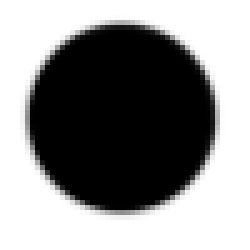
#> input picture img1.png, 50 x 50 px (shown 5 times larger)
$ python Main.py img1.png   (Python 2 division)   (older library calls are emulated)
#> lines starting #> are read from the running program, lines starting #| are printed output that depends on the picture
### VoxelVolume.py
from numpy import *
from math import *
from Point import Point
import Transformations
import numpy as np
import struct

# [4 lines left out: function frange, not called in this run]

class VoxelVolume:
    def __init__(self, dims):
        if len(dims) != 3:
            print 'error - voxel dimensions not three'
        self._vol = ones(dims)
        self.size = dims

    def drawRay(self, startPoint, endPoint):
        self.setRayVal(startPoint, endPoint, 1)

    def cutRay(self, startPoint, endPoint):
        self.setRayVal(startPoint, endPoint, 0)

    # [112 lines left out: functions setRayVal, interpolate, inRange, toSTL, not called in this run]

    def voxelSet(self, coords):
        if self._vol[coords[0]][coords[1]][coords[2]] == 1:
            return True

    # [6 lines left out: function voxelSetClampedToRange, not called in this run]

    def projectImage(self, img, imgSize, fromPoint, toPoint, comparison=None):
        if comparison == None:
            comparison = lambda x: x > 0

        upVector = Point(0, 0, 1)  # Just going to assume up vector
        rightVector = (toPoint - fromPoint).cross(upVector).normalized()
        halfSize = [imgSize[0] / 2, imgSize[1] / 2]
        for x in range(-halfSize[0], halfSize[0]):
            for y in range(-halfSize[1], halfSize[1]):
                delta = upVector * y + rightVector * x
                if (comparison(img[x + halfSize[0], y + halfSize[1]][0])):
                    self.cutRay(fromPoint + delta, toPoint + delta)

    # [36 lines left out: functions voxelFreeNeighbors, voxelNeighborhoodIterator, iterVoxelsCoords, not called in this run]

### Point.py
from math import floor
from math import sqrt

class Point:
    def __init__(self, x = 0, y = 0, z = 0):
        self._x = x
        self._y = y
        self._z = z

    # [6 lines left out: function __add__, not called in this run]

    def __sub__(self, other):
        res = Point()
        res._x = self._x - other._x
        res._y = self._y - other._y
        res._z = self._z - other._z
        return res

    # [13 lines left out: functions __mul__, __div__, not called in this run]

    def x(self):
        return self._x

    def y(self):
        return self._y

    def z(self):
        return self._z

    # [19 lines left out: functions abs, maxVal, floor, not called in this run]

    def toList(self):
        return [self._x, self._y, self._z]

    def dot(self, point):
        return point._x * self._x + point._y * self._y + point._z * self._z

    # Kind of nonsense if we call it a point. Ohwell
    def cross(self, point):
        return Point(
            (self.y() * point.z()) - (point.y() * self.z()),
            (self.z() * point.x()) - (point.z() * self.x()),
            (self.x() * point.y()) - (point.x() * self.y())
        )

    def normalized(self):
        return self / self.length()

    def length(self):
        return sqrt(self.lengthSquared())

    def lengthSquared(self):
        return self.x() * self.x() + self.y() * self.y() + self.z() * self.z()

    def __str__(self):
        return "X: " + str(self._x) + " Y: " +  str(self._y) + " Z: " + str(self._z);

### Main.py
from numpy  import *
from scipy.misc import imread
from pylab import imshow
from VoxelVolume import VoxelVolume
from Point import Point
import PIL.Image


def loadImage(path):
    #return imread(path)
#> called with path = 'img1.png'
    im = PIL.Image.open(path) #Can be many different formats.
#> im is the input picture: PIL image 50x50 RGB; min 0, max 255, mean 140.6
    return im


def projectImage(image, startPos, endPos):
    pass

def main(args=None):
    img1 = loadImage("img1.png")
    img2 = loadImage("img2.png")
#> call 2 of loadImage, with path = 'img2.png'
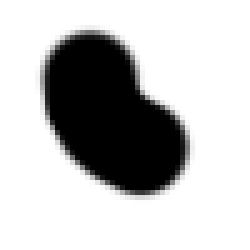
#> input picture img2.png, 50 x 50 px (shown 5 times larger)
#> in loadImage, im is the input picture: PIL image 50x50 RGB; min 0, max 255, mean 191.4
    img3 = loadImage("img3.png")
#> call 3 of loadImage, with path = 'img3.png'
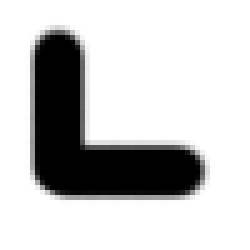
#> input picture img3.png, 50 x 50 px (shown 5 times larger)
#> in loadImage, im is the input picture: PIL image 50x50 RGB; min 0, max 255, mean 199.3

    pix1 = img1.load()
    pix2 = img2.load()
    pix3 = img3.load()

    voxels = VoxelVolume([img1.size[0], img1.size[0], img1.size[1]])

    voxels.projectImage(pix1, img1.size, Point(-1, -1, img1.size[1] / 2), Point(img1.size[0], img1.size[0], img1.size[1] / 2))
    voxels.projectImage(pix2, img2.size, Point(img1.size[0] / 2, -1, img1.size[1] / 2), Point(img1.size[0] / 2, img1.size[0], img1.size[1] / 2))
    voxels.projectImage(pix3, img3.size, Point(-1, img1.size[0] / 2, img1.size[1] / 2), Point(img1.size[0], img1.size[0] / 2, img1.size[1] / 2))

    print 'done cut'
    voxels.toSTL("test.stl")

if __name__ == "__main__":
    import sys
#> (the run stopped early here; a loop or call above may not have finished)
